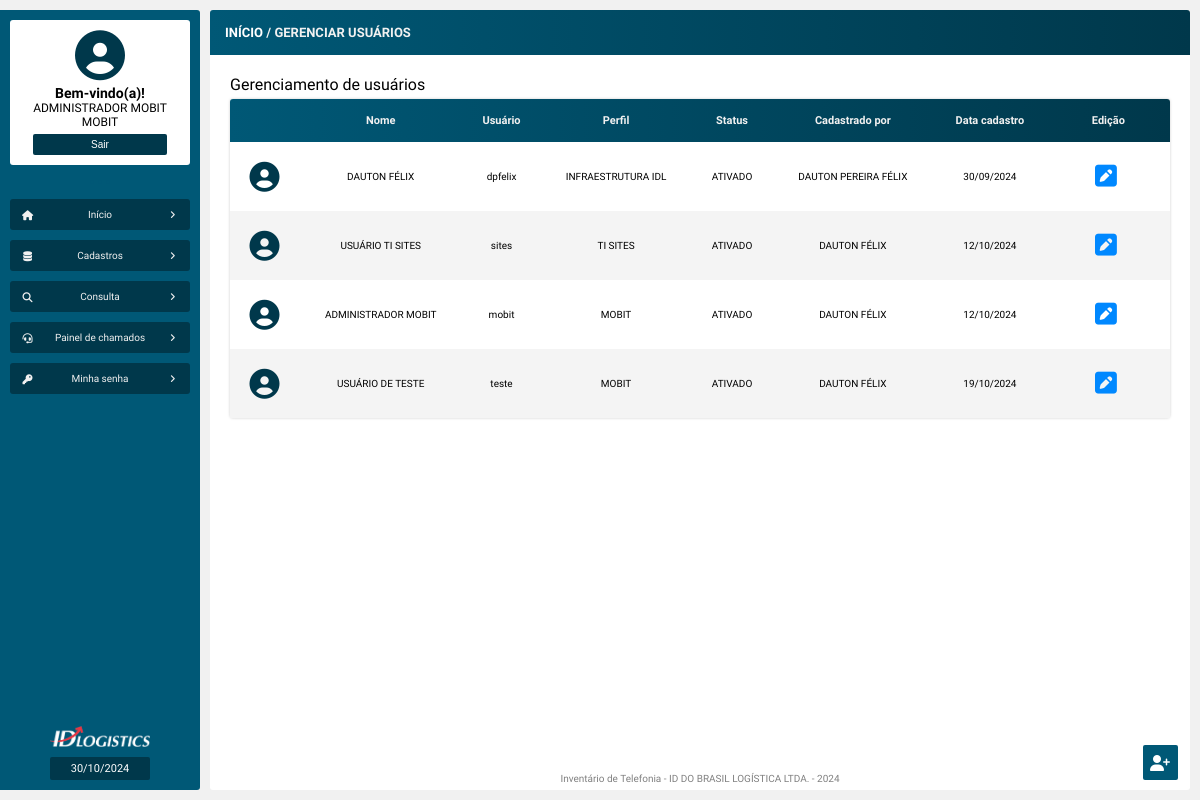
Screenshot of /gerenciar_usuarios.php (signed in) with the database file from the repository.
### tables this page shows
CREATE TABLE `tb_usuarios` (
  `id_usuario` int NOT NULL AUTO_INCREMENT,
  `nome` varchar(100) DEFAULT NULL,
  `matricula` varchar(10) DEFAULT NULL,
  `unidade` varchar(100) DEFAULT NULL,
  `cargo` varchar(100) DEFAULT NULL,
  `perfil` varchar(45) DEFAULT NULL,
  `usuario` varchar(100) DEFAULT NULL,
  `senha` varchar(256) DEFAULT NULL,
  `status` varchar(45) DEFAULT NULL,
  `senha_primeiro_acesso` varchar(45) DEFAULT NULL,
  `data_cadastro` timestamp NULL DEFAULT CURRENT_TIMESTAMP,
  `cadastrado_por` varchar(45) DEFAULT NULL,
  PRIMARY KEY (`id_usuario`)
);

### src/functions/functions.php (called while the page is built, shortened)
<?php
function exibeDataAtual()
{
    $dataAtual = date("d/m/Y");
    return $dataAtual;
}

### src/model/Usuario.php (called while the page is built, shortened)
<?php
class Usuario
{
    public function __construct(private PDO $pdo)
    {
        $this->pdo = $pdo;
    }
    public function exibeUsuarios(): array
    {
        $sql = "SELECT *, DATE_FORMAT(data_cadastro, '%d/%m/%Y') AS data_cadastro FROM tb_usuarios";
        $stmt = $this->pdo->prepare($sql);
        $stmt->execute();
        return $stmt->fetchAll(PDO::FETCH_ASSOC);
    }
}

### gerenciar_usuarios.php (the view, shortened to what this page needs)
<?php
require_once "src/config/conexao_bd.php";
$exibeUsuarios = new Usuario($pdo);
$exibeTodosUsuarios = $exibeUsuarios->exibeUsuarios();
?>
<!DOCTYPE html>
<html>
<head>
    <?php
        require_once "src/views/layout/head.php";
    ?>
</head>
<body>
    <main class="corpo">
        <?php
            require_once "src/views/layout/menu_lateral.php";
        ?>
        <section class="principal">
            <article class="conteudo">
                <header class="conteudo-cabecalho">
                    <h3><a href="inicio.php">INÍCIO</a> / GERENCIAR USUÁRIOS</h3>
                </header>
                <section class="conteudo-center">
                    <h1>Gerenciamento de usuários</h1>
                    <table>
                        <thead>
                            <tr>
                                <td></td>
                                <td>Nome</td>
                                <td>Usuário</td>
                                <td>Perfil</td>
                                <td>Status</td>
                                <td>Cadastrado por</td>
                                <td>Data cadastro</td>
                                <td>Edição</td>
                            </tr>
                        </thead>
                        <tbody>
                            <?php foreach($exibeTodosUsuarios as $exibeUsuarios) : ?>
                            <tr>
                                <td>
                                    <?php
                                        if(empty($exibeUsuarios['foto_perfil']))
                                        {
                                            echo "<i class='fa-solid fa-circle-user'></i>";
                                        } else {
                                            echo "<img src='$exibeUsuarios[foto_perfil]' id='table-foto-perfil'>";
                                        }
                                    ?>
                                </td>
                                <td><?= htmlentities($exibeUsuarios['nome']) ?></td>
                                <td><?= htmlentities($exibeUsuarios['usuario']) ?></td>
                                <td><?= htmlentities($exibeUsuarios['perfil']) ?></td>
                                <td><?= htmlentities($exibeUsuarios['status']) ?></td>
                                <td><?= htmlentities($exibeUsuarios['cadastrado_por']) ?></td>
                                <td><?= htmlentities($exibeUsuarios['data_cadastro']) ?></td>
                                <td id="acoes">
                                    <form>
                                        <button type="button" id="table-form-btn-editar"><a href="editar_usuario.php?id_usuario=<?= $exibeUsuarios['id_usuario'] ?>" title="Editar esse usuário"><i class="fa-solid fa-square-pen"></i></a></button>
                                    </form>
                                </td>
                            </tr>
                            <?php endforeach ?>
                        </tbody>
                    </table>
                </section>
                <?php
                    require_once "src/views/layout/rodape.php";
                ?>
            </article>
        </section>
    </main>
    <div class="btns-atalhos">
        <a href="cadastrar_usuario.php"><button id="btn-atalho" title="Cadastrar um novo usuário">
            <i class="fa-solid fa-user-plus"></i>
        </button></a>
    </div>
</body>
</html>

### src/views/layout/head.php (shortened to what this page needs)
<link rel='stylesheet' type='text/css' media='screen' href='css/style.css'>
<link rel='stylesheet' type='text/css' href='css/toastr.min.css'>

### src/views/layout/menu_lateral.php (shortened to what this page needs)
<nav class="menu">
    <div class="menu-user-info">
        <span>
            <i class="fa-solid fa-circle-user"></i>
            <h3>Bem-vindo(a)!</h3>
            <p><?= $_SESSION['nome'] ?></p>
            <p><?= $_SESSION['unidade'] ?></p>
            <a href="src/config/logout.php"><button type="button" id="btn-sair">Sair</button></a>
        </span>
    </div>
    <div class="menu-divisoria">
        <div></div>
        <div></div>
        <div></div>
    </div>
    <ul>
        <li><a href="inicio.php"><i class="fa-solid fa-house"></i></i>Início<i class="fa-solid fa-angle-right"></i></a></li>
        <li id="menu_02"><a><i class="fa-solid fa-database"></i>Cadastros<i class="fa-solid fa-angle-right"></i></a>
        </li>
        <li id='menu_03'><a><i class="fa-solid fa-magnifying-glass"></i>Consulta<i class='fa-solid fa-angle-right'></i></a>
        </li>
        <li id='menu_04'><a><i class="fa-solid fa-headset"></i></i>Painel de chamados<i class='fa-solid fa-angle-right'></i></a>
        </li>
        <li><a href="minha_senha.php"><i class="fa-solid fa-key"></i>Minha senha<i class="fa-solid fa-angle-right"></i></a></li>
    </ul>
    <img src="img/id-logo-branco-extenso.png" class="menu-logo-id">
    <p class="data-atual"><?= exibeDataAtual() ?></p>
</nav>

### src/views/layout/rodape.php (shortened to what this page needs)
<footer class="conteudo-rodape">
    <small>Inventário de Telefonia - ID DO BRASIL LOGÍSTICA LTDA. - 2024</small>
</footer>

### css/style.css (style rules this page uses)
:root { --primary-color: #0088ff; --secundary-color: #005876; --terciary-color: #00384b; --white-color: #f1f1f1; --primary-shadow: 0 0 .5em #808080 }
* { padding: 0; margin: 0; box-sizing: border-box; }
a { text-decoration: none; }
body { font-family: 'Playpen Sans', cursive; font-family: 'Ubuntu', sans-serif; background: var(--white-color); }
.corpo { width: 100%; height: 100%; padding: 10px 10px 10px 0; position: absolute; display: flex; }
.principal { width: 100%; height: 100%; display: flex; flex-direction: column; }
.conteudo { width: 100%; height: 100%; position: relative; display: flex; flex-direction: column; align-items: center; overflow: hidden; background: #ffffff; border-radius: 3px; }
.conteudo-cabecalho { width: 100%; margin-bottom: 10px; padding: 15px; display: flex; justify-content: space-between; align-items: center; background: linear-gradient(to right, var(--secundary-color), var(--terciary-color)); color: var(--white-color); }
.conteudo-cabecalho h3 { font-size: 13px; font-weight: bold; }
.conteudo-center { width: 100%; height: 100%; padding: 10px 20px 20px 20px; display: flex; align-content: baseline; align-items: center; flex-direction: column; overflow: scroll; }
.conteudo-center h1 { width: 100%; font-size: 16px; font-weight: 100; }
.conteudo-rodape { width: 100%; padding: 5px; margin-top: auto; color: #808080; text-align: center; font-size: 12px; }

### css/menu_lateral.css (style rules this page uses)
.menu { width: 200px; min-width: 200px; height: 100%; margin-right: 10px; padding: 10px; overflow: hidden; display: flex; align-items: center; flex-direction: column; background: var(--secundary-color); border-radius: 0 3px 3px 0; overflow: scroll; z-index: 8; }
.menu-user-info { min-width: 100%; position: relative; display: flex; justify-content: center; text-align: center; padding: 10px; background: #ffffff; border-radius: 3px; font-size: 12px; }
.menu-user-info a { color: var(--terciary-color); }
.menu-user-info i { font-size: 50px; margin-bottom: 5px; color: var(--terciary-color); }
.menu-divisoria { padding: 15px; display: flex; justify-content: center; }
.menu-divisoria div { width: 4px; height: 4px; margin: 0 2px; border-radius: 50px; background: var(--secundary-color); }
.menu ul { min-width: 100%; list-style: none; margin-bottom: 10px; }
.menu li a { margin-bottom: 10px; display: block; background: var(--terciary-color); padding: 10px; border-radius: 3px; display: flex; align-items: center; justify-content: space-between; color: var(--white-color); font-size: 10px; text-decoration: none; cursor: pointer; transition: background .2s; }
.menu li i { width: 15px; text-align: center; }
.menu .fa-angle-down, .menu .fa-angle-right, .menu .fa-arrow-pointer { font-size: 9px; }
.menu-logo-id { width: 100px; margin: auto 0 10px 0; }
.data-atual { width: 100px; padding: 5px; background: var(--terciary-color); border-radius: 2px; font-size: 11px; color: #ffffff; text-align: center; }

### css/form.css (style rules this page uses)
form { width: 100%; height: fit-content; margin: 13px auto; padding: 60px 30px 30px 30px; position: relative; display: flex; flex-direction: column; border-radius: 3px; box-shadow: 0 0 1em #cdcdcd; background:#fff; font-size: 10px; }

### css/table.css (style rules this page uses)
table { width: 100%; margin: 5px auto; font-size: 10px; background: #ffffff; box-shadow: 0 0 .3em #cdcdcd; border-radius: 3px; border-collapse: collapse; text-align: center; overflow: auto; }
table tr td { padding: 15px; }
table thead { position: sticky; top: -10px; color: var(--white-color); font-weight: bold; background: linear-gradient(to right, var(--secundary-color), var(--terciary-color)); z-index: 1; }
table thead td:first-child { border-radius: 3px 0 0 0; }
table thead td:last-child { border-radius: 0 3px 0 0; }
table thead td { font-size: 11px; }
tbody tr:nth-child(even) { background: #f4f4f4; }
table form { width: fit-content; padding: 0; margin: 0 10px; border: 0; box-shadow: none; background: transparent; }
table tr #acoes { display: flex; align-items: center; justify-content: center; }
table a { color: #000; }
table i { color: var(--primary-color); font-size: 25px; }
table .fa-circle-user { font-size: 30px; color: var(--terciary-color); }

### rows the page displays
tb_usuarios: nome "DAUTON FÉLIX", usuario "dpfelix", perfil "INFRAESTRUTURA IDL", status "ATIVADO", cadastrado_por "DAUTON PEREIRA FÉLIX", data_cadastro "30/09/2024"
tb_usuarios: nome "USUÁRIO TI SITES", usuario "sites", perfil "TI SITES", status "ATIVADO", cadastrado_por "DAUTON FÉLIX", data_cadastro "12/10/2024"
tb_usuarios: nome "ADMINISTRADOR MOBIT", usuario "mobit", perfil "MOBIT", status "ATIVADO", cadastrado_por "DAUTON FÉLIX", data_cadastro "12/10/2024"
tb_usuarios: nome "USUÁRIO DE TESTE", usuario "teste", perfil "MOBIT", status "ATIVADO", cadastrado_por "DAUTON FÉLIX", data_cadastro "19/10/2024"

### other values shown
$_SESSION['nome'] "ADMINISTRADOR MOBIT"
$_SESSION['unidade'] "MOBIT"
exibeDataAtual() "30/10/2024"
